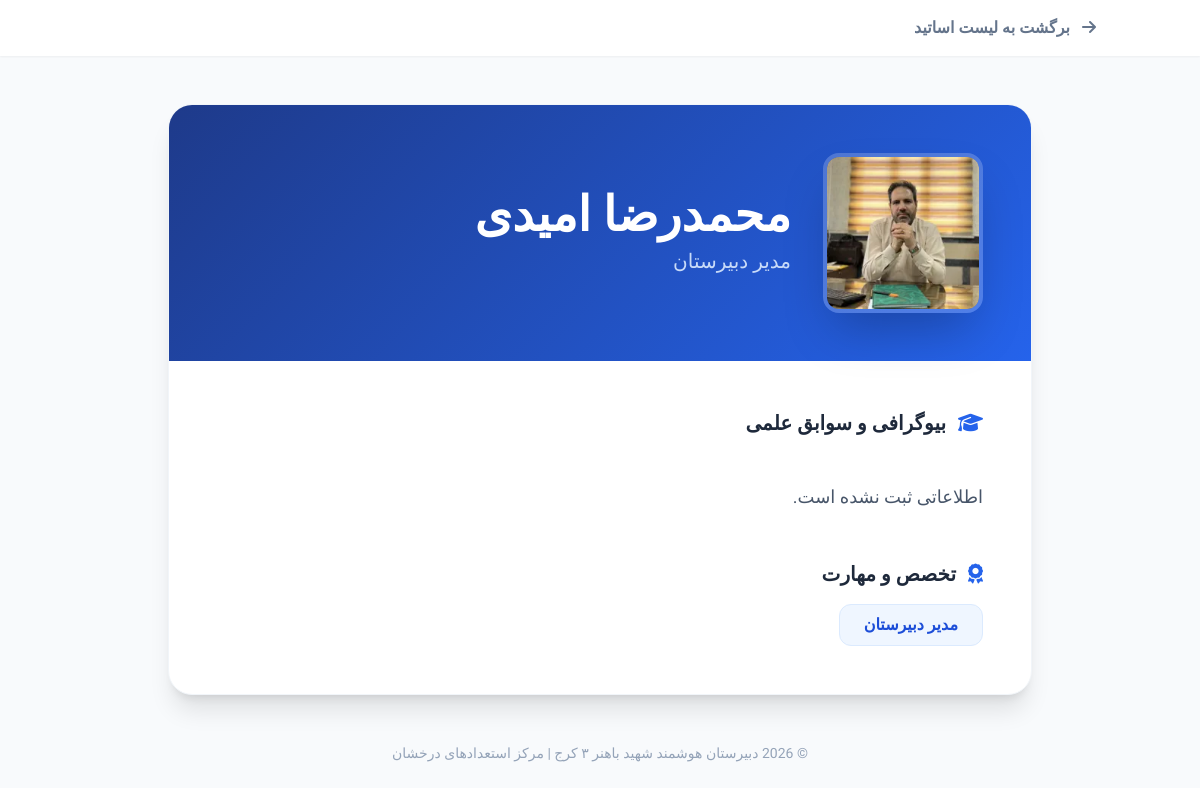
The app's page /teachers/profile.php?id=38 with its own data.
### tables this page shows
CREATE TABLE `teachers` (
  `id` int(11) NOT NULL AUTO_INCREMENT,
  `user_id` int(11) NOT NULL,
  `specialty` varchar(100) DEFAULT NULL,
  `specialty_en` varchar(255) DEFAULT NULL,
  `bio` text DEFAULT NULL,
  `bio_en` text DEFAULT NULL,
  `profile_image` varchar(255) DEFAULT NULL,
  PRIMARY KEY (`id`),
  KEY `user_id` (`user_id`),
  CONSTRAINT `teachers_ibfk_1` FOREIGN KEY (`user_id`) REFERENCES `users` (`id`) ON DELETE CASCADE
);

CREATE TABLE `users` (
  `id` int(11) NOT NULL AUTO_INCREMENT,
  `name` varchar(100) NOT NULL,
  `name_en` varchar(255) DEFAULT NULL,
  `username` varchar(100) NOT NULL,
  `password` varchar(255) NOT NULL,
  `role` enum('student','teacher','admin') NOT NULL,
  `national_id` varchar(10) DEFAULT NULL,
  `class_id` int(11) DEFAULT NULL,
  `phone` varchar(11) DEFAULT NULL,
  `created_at` datetime DEFAULT current_timestamp(),
  `last_active` datetime DEFAULT NULL ON UPDATE current_timestamp(),
  `extension_token` varchar(250) DEFAULT NULL,
  PRIMARY KEY (`id`),
  UNIQUE KEY `username` (`username`),
  KEY `class_id` (`class_id`),
  CONSTRAINT `users_ibfk_1` FOREIGN KEY (`class_id`) REFERENCES `classes` (`id`) ON DELETE SET NULL
);

### teachers/profile.php (the view, shortened to what this page needs)
<?php
require_once '../db.php';
function e($string) {
    return htmlspecialchars($string ?? '', ENT_QUOTES, 'UTF-8');
}
$id = isset($_GET['id']) ? (int)$_GET['id'] : 0;
$lang = $_SESSION['lang'] ?? 'fa';
$dir = $lang === 'fa' ? 'rtl' : 'ltr';
$teacher = null;
if ($pdo && $id > 0) {
    $stmt = $pdo->prepare("SELECT u.name, u.name_en, t.* FROM teachers t JOIN users u ON t.user_id = u.id WHERE u.id = ?");
    $stmt->execute([$id]);
    $teacher = $stmt->fetch(PDO::FETCH_ASSOC);
}
$t_page = [
    'fa' => [
        'back' => 'برگشت به لیست اساتید',
        'spec' => 'تخصص و مهارت',
        'bio' => 'بیوگرافی و سوابق علمی',
        'no_info' => 'اطلاعاتی ثبت نشده است.'
    ],
    'en' => [
        'back' => 'Back to List',
        'spec' => 'Specialty & Skills',
        'bio' => 'Biography & Academic Records',
        'no_info' => 'No information has been registered.'
    ]
][$lang];
$t_name = ($lang === 'en' && !empty($teacher['name_en'])) ? $teacher['name_en'] : $teacher['name'];
$t_spec = ($lang === 'en' && !empty($teacher['specialty_en'])) ? $teacher['specialty_en'] : ($teacher['specialty'] ?? $t_page['no_info']);
if ($lang === 'en') {
    $t_bio = !empty($teacher['bio_en']) ? $teacher['bio_en'] : $t_page['no_info'];
} else {
    $t_bio = !empty($teacher['bio']) ? $teacher['bio'] : $t_page['no_info'];
}
?>
<!DOCTYPE html>
<html lang="<?= $lang ?>" dir="<?= $dir ?>">
<head>
    <script src="https://cdn.tailwindcss.com"></script>
    <link rel="stylesheet" href="https://cdnjs.cloudflare.com/ajax/libs/font-awesome/6.4.0/css/all.min.css">
</head>
<body>
    <header class="bg-white shadow-sm py-4 sticky top-0 z-50">
        <div class="container mx-auto px-4 max-w-5xl flex justify-between items-center">
            <a href="index.php" class="text-slate-500 hover:text-blue-600 font-bold transition-colors">
                <i class="fa-solid fa-arrow-<?= $lang === 'fa' ? 'right' : 'left' ?> me-2"></i> <?= $t_page['back'] ?>
            </a>
        </div>
    </header>
    <main class="py-12">
        <div class="container mx-auto px-4 max-w-4xl">
            <div class="bg-white rounded-3xl shadow-xl overflow-hidden border border-slate-100">
                <div class="profile-header p-8 md:p-12 text-center md:text-<?= $lang === 'fa' ? 'right' : 'left' ?> md:flex items-center gap-8">
                    <div class="w-40 h-40 mx-auto md:mx-0 rounded-2xl overflow-hidden border-4 border-white/20 shadow-2xl shrink-0">
                        <?php $img = !empty($teacher['profile_image']) ? '../'.$teacher['profile_image'] : "https://ui-avatars.com/api/?name=".urlencode($t_name)."&background=ffffff&color=1e3a8a&size=256"; ?>
                        <img src="<?= $img ?>" class="w-full h-full object-cover">
                    </div>
                    <div class="mt-6 md:mt-0">
                        <h1 class="text-3xl md:text-5xl font-black text-white mb-2"><?= e($t_name) ?></h1>
                        <p class="text-blue-100 text-lg md:text-xl font-medium opacity-90"><?= e($t_spec) ?></p>
                    </div>
                </div>
                <div class="p-8 md:p-12 grid gap-12">
                    <section>
                        <h2 class="text-xl font-bold text-slate-800 mb-4 flex items-center gap-3">
                            <i class="fa-solid fa-graduation-cap text-blue-600"></i>
                            <?= $t_page['bio'] ?>
                        </h2>
                        <div class="text-slate-600 leading-relaxed text-lg text-justify whitespace-pre-line">
                            <?= nl2br(e($t_bio)) ?>
                        </div>
                    </section>
                    <section>
                        <h2 class="text-xl font-bold text-slate-800 mb-4 flex items-center gap-3">
                            <i class="fa-solid fa-award text-blue-600"></i>
                            <?= $t_page['spec'] ?>
                        </h2>
                        <div class="inline-block bg-blue-50 text-blue-700 px-6 py-2 rounded-xl font-bold border border-blue-100">
                            <?= e($t_spec) ?>
                        </div>
                    </section>
                </div>
            </div>
            <div class="mt-12 text-center text-slate-400 text-sm">
                &copy; <?= date('Y') ?> <?= $lang === 'fa' ? 'دبیرستان هوشمند شهید باهنر ۳ کرج | مرکز استعدادهای درخشان' : 'Bahonar 3 High School | NODET' ?>
            </div>
        </div>
    </main>
</body>
</html>

### records on screen
teachers: profile_image (picture), user.name "محمدرضا امیدی", specialty "مدیر دبیرستان", bio "اطلاعاتی ثبت نشده است."

### other values on screen
$t_page['back'] "برگشت به لیست اساتید"
$t_page['bio'] "بیوگرافی و سوابق علمی"
$t_page['spec'] "تخصص و مهارت"
